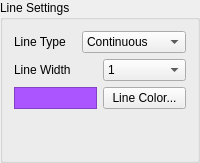
                 <widget class="QGroupBox" name="gbLineSettings">
                  <property name="minimumSize">
                   <size>
                    <width>150</width>
                    <height>0</height>
                   </size>
                  </property>
                  <property name="title">
                   <string>Line Settings</string>
                  </property>
                  <layout class="QGridLayout" name="gridLayout_19">
                   <item row="0" column="0">
                    <layout class="QVBoxLayout" name="verticalLayout_16">
                     <item>
                      <layout class="QVBoxLayout" name="verticalLayout_6">
                       <item>
                        <layout class="QHBoxLayout" name="horizontalLayout_4">
                         <item>
                          <widget class="QLabel" name="lbLineType">
                           <property name="text">
                            <string>Line Type</string>
                           </property>
                           <property name="wordWrap">
                            <bool>false</bool>
                           </property>
                          </widget>
                         </item>
                         <item>
                          <widget class="QComboBox" name="cmbLineType">
                           <item>
                            <property name="text">
                             <string>Continuous</string>
                            </property>
                           </item>
                           <item>
                            <property name="text">
                             <string>Dashed</string>
                            </property>
                           </item>
                           <item>
                            <property name="text">
                             <string>Dotted</string>
                            </property>
                           </item>
                           <item>
                            <property name="text">
                             <string>Dash Dot</string>
                            </property>
                           </item>
                           <item>
                            <property name="text">
                             <string>Dash Dot Dot</string>
                            </property>
                           </item>
                          </widget>
                         </item>
                        </layout>
                       </item>
                       <item>
                        <layout class="QHBoxLayout" name="horizontalLayout_3">
                         <item>
                          <widget class="QLabel" name="lbLineWidth">
                           <property name="text">
                            <string>Line Width</string>
                           </property>
                           <property name="wordWrap">
                            <bool>false</bool>
                           </property>
                          </widget>
                         </item>
                         <item>
                          <widget class="QComboBox" name="cmbLineWidth">
                           <item>
                            <property name="text">
                             <string>1</string>
                            </property>
                           </item>
                           <item>
                            <property name="text">
                             <string>2</string>
                            </property>
                           </item>
                           <item>
                            <property name="text">
                             <string>3</string>
                            </property>
                           </item>
                           <item>
                            <property name="text">
                             <string>4</string>
                            </property>
                           </item>
                           <item>
                            <property name="text">
                             <string>5</string>
                            </property>
                           </item>
                           <item>
                            <property name="text">
                             <string>6</string>
                            </property>
                           </item>
                           <item>
                            <property name="text">
                             <string>7</string>
                            </property>
                           </item>
                           <item>
                            <property name="text">
                             <string>8</string>
                            </property>
                           </item>
                           <item>
                            <property name="text">
                             <string>9</string>
                            </property>
                           </item>
                           <item>
                            <property name="text">
                             <string>10</string>
                            </property>
                           </item>
                           <item>
                            <property name="text">
                             <string>11</string>
                            </property>
                           </item>
                           <item>
                            <property name="text">
                             <string>12</string>
                            </property>
                           </item>
                           <item>
                            <property name="text">
                             <string>13</string>
                            </property>
                           </item>
                           <item>
                            <property name="text">
                             <string>14</string>
                            </property>
                           </item>
                           <item>
                            <property name="text">
                             <string>15</string>
                            </property>
                           </item>
                           <item>
                            <property name="text">
                             <string>16</string>
                            </property>
                           </item>
                           <item>
                            <property name="text">
                             <string>17</string>
                            </property>
                           </item>
                           <item>
                            <property name="text">
                             <string>18</string>
                            </property>
                           </item>
                           <item>
                            <property name="text">
                             <string>19</string>
                            </property>
                           </item>
                           <item>
                            <property name="text">
                             <string>20</string>
                            </property>
                           </item>
                          </widget>
                         </item>
                        </layout>
                       </item>
                       <item>
                        <layout class="QHBoxLayout" name="horizontalLayout_2">
                         <item>
                          <widget class="QFrame" name="fraLineColor">
                           <property name="palette">
                            <palette>
                             <active>
                              <colorrole role="WindowText">
                               <brush brushstyle="SolidPattern">
                                <color alpha="255">
                                 <red>0</red>
                                 <green>0</green>
                                 <blue>0</blue>
                                </color>
                               </brush>
                              </colorrole>
                              <colorrole role="Button">
                               <brush brushstyle="SolidPattern">
                                <color alpha="255">
                                 <red>212</red>
                                 <green>208</green>
                                 <blue>200</blue>
                                </color>
                               </brush>
                              </colorrole>
                              <colorrole role="Light">
                               <brush brushstyle="SolidPattern">
                                <color alpha="255">
                                 <red>255</red>
                                 <green>255</green>
                                 <blue>255</blue>
                                </color>
                               </brush>
                              </colorrole>
                              <colorrole role="Midlight">
                               <brush brushstyle="SolidPattern">
                                <color alpha="255">
                                 <red>233</red>
                                 <green>231</green>
                                 <blue>227</blue>
                                </color>
                               </brush>
                              </colorrole>
                              <colorrole role="Dark">
                               <brush brushstyle="SolidPattern">
                                <color alpha="255">
                                 <red>106</red>
                                 <green>104</green>
                                 <blue>100</blue>
                                </color>
                               </brush>
                              </colorrole>
                              <colorrole role="Mid">
                               <brush brushstyle="SolidPattern">
                                <color alpha="255">
                                 <red>141</red>
                                 <green>138</green>
                                 <blue>133</blue>
                                </color>
                               </brush>
                              </colorrole>
                              <colorrole role="Text">
                               <brush brushstyle="SolidPattern">
                                <color alpha="255">
                                 <red>0</red>
                                 <green>0</green>
                                 <blue>0</blue>
                                </color>
                               </brush>
                              </colorrole>
                              <colorrole role="BrightText">
                               <brush brushstyle="SolidPattern">
                                <color alpha="255">
                                 <red>255</red>
                                 <green>255</green>
                                 <blue>255</blue>
                                </color>
                               </brush>
                              </colorrole>
                              <colorrole role="ButtonText">
                               <brush brushstyle="SolidPattern">
                                <color alpha="255">
                                 <red>0</red>
                                 <green>0</green>
                                 <blue>0</blue>
                                </color>
                               </brush>
                              </colorrole>
                              <colorrole role="Base">
                               <brush brushstyle="SolidPattern">
                                <color alpha="255">
                                 <red>255</red>
                                 <green>255</green>
                                 <blue>255</blue>
                                </color>
                               </brush>
                              </colorrole>
                              <colorrole role="Window">
                               <brush brushstyle="SolidPattern">
                                <color alpha="255">
                                 <red>170</red>
                                 <green>85</green>
                                 <blue>255</blue>
                                </color>
                               </brush>
                              </colorrole>
                              <colorrole role="Shadow">
                               <brush brushstyle="SolidPattern">
                                <color alpha="255">
                                 <red>0</red>
                                 <green>0</green>
                                 <blue>0</blue>
                                </color>
                               </brush>
                              </colorrole>
                              <colorrole role="Highlight">
                               <brush brushstyle="SolidPattern">
                                <color alpha="255">
                                 <red>0</red>
                                 <green>0</green>
                                 <blue>128</blue>
                                </color>
                               </brush>
                              </colorrole>
                              <colorrole role="HighlightedText">
                               <brush brushstyle="SolidPattern">
                                <color alpha="255">
                                 <red>255</red>
                                 <green>255</green>
                                 <blue>255</blue>
                                </color>
                               </brush>
                              </colorrole>
                              <colorrole role="Link">
                               <brush brushstyle="SolidPattern">
                                <color alpha="255">
                                 <red>0</red>
                                 <green>0</green>
                                 <blue>0</blue>
                                </color>
                               </brush>
                              </colorrole>
                              <colorrole role="LinkVisited">
                               <brush brushstyle="SolidPattern">
                                <color alpha="255">
                                 <red>0</red>
                                 <green>0</green>
                                 <blue>0</blue>
                                </color>
                               </brush>
                              </colorrole>
                             </active>
                             <inactive>
                              <colorrole role="WindowText">
                               <brush brushstyle="SolidPattern">
                                <color alpha="255">
                                 <red>0</red>
                                 <green>0</green>
                                 <blue>0</blue>
                                </color>
                               </brush>
                              </colorrole>
                              <colorrole role="Button">
                               <brush brushstyle="SolidPattern">
                                <color alpha="255">
                                 <red>212</red>
                                 <green>208</green>
                                 <blue>200</blue>
                                </color>
                               </brush>
                              </colorrole>
                              <colorrole role="Light">
                               <brush brushstyle="SolidPattern">
                                <color alpha="255">
                                 <red>255</red>
                                 <green>255</green>
                                 <blue>255</blue>
                                </color>
                               </brush>
                              </colorrole>
                              <colorrole role="Midlight">
                               <brush brushstyle="SolidPattern">
                                <color alpha="255">
                                 <red>243</red>
                                 <green>239</green>
                                 <blue>230</blue>
                                </color>
                               </brush>
                              </colorrole>
                              <colorrole role="Dark">
                               <brush brushstyle="SolidPattern">
                                <color alpha="255">
                                 <red>106</red>
                                 <green>104</green>
                                 <blue>100</blue>
                                </color>
                               </brush>
                              </colorrole>
                              <colorrole role="Mid">
                               <brush brushstyle="SolidPattern">
                                <color alpha="255">
                                 <red>141</red>
                                 <green>138</green>
                                 <blue>133</blue>
                                </color>
                               </brush>
                              </colorrole>
                              <colorrole role="Text">
                               <brush brushstyle="SolidPattern">
                                <color alpha="255">
                                 <red>0</red>
                                 <green>0</green>
                                 <blue>0</blue>
                                </color>
                               </brush>
                              </colorrole>
                              <colorrole role="BrightText">
                               <brush brushstyle="SolidPattern">
                                <color alpha="255">
                                 <red>255</red>
                                 <green>255</green>
                                 <blue>255</blue>
                                </color>
                               </brush>
                              </colorrole>
                              <colorrole role="ButtonText">
                               <brush brushstyle="SolidPattern">
                                <color alpha="255">
                                 <red>0</red>
                                 <green>0</green>
                                 <blue>0</blue>
                                </color>
                               </brush>
                              </colorrole>
                              <colorrole role="Base">
                               <brush brushstyle="SolidPattern">
                                <color alpha="255">
                                 <red>255</red>
                                 <green>255</green>
                                 <blue>255</blue>
                                </color>
                               </brush>
                              </colorrole>
                              <colorrole role="Window">
                               <brush brushstyle="SolidPattern">
                                <color alpha="255">
                                 <red>170</red>
                                 <green>85</green>
                                 <blue>255</blue>
                                </color>
                               </brush>
                              </colorrole>
                              <colorrole role="Shadow">
                               <brush brushstyle="SolidPattern">
                                <color alpha="255">
                                 <red>0</red>
                                 <green>0</green>
                                 <blue>0</blue>
                                </color>
                               </brush>
                              </colorrole>
                              <colorrole role="Highlight">
                               <brush brushstyle="SolidPattern">
                                <color alpha="255">
                                 <red>0</red>
                                 <green>0</green>
                                 <blue>128</blue>
                                </color>
                               </brush>
                              </colorrole>
                              <colorrole role="HighlightedText">
                               <brush brushstyle="SolidPattern">
                                <color alpha="255">
                                 <red>255</red>
                                 <green>255</green>
                                 <blue>255</blue>
                                </color>
                               </brush>
                              </colorrole>
                              <colorrole role="Link">
                               <brush brushstyle="SolidPattern">
                                <color alpha="255">
                                 <red>0</red>
                                 <green>0</green>
                                 <blue>255</blue>
                                </color>
                               </brush>
                              </colorrole>
                              <colorrole role="LinkVisited">
                               <brush brushstyle="SolidPattern">
                                <color alpha="255">
                                 <red>255</red>
                                 <green>0</green>
                                 <blue>255</blue>
                                </color>
                               </brush>
                              </colorrole>
                             </inactive>
                             <disabled>
                              <colorrole role="WindowText">
                               <brush brushstyle="SolidPattern">
                                <color alpha="255">
                                 <red>128</red>
                                 <green>128</green>
                                 <blue>128</blue>
                                </color>
                               </brush>
                              </colorrole>
                              <colorrole role="Button">
                               <brush brushstyle="SolidPattern">
                                <color alpha="255">
                                 <red>212</red>
                                 <green>208</green>
                                 <blue>200</blue>
                                </color>
                               </brush>
                              </colorrole>
                              <colorrole role="Light">
                               <brush brushstyle="SolidPattern">
                                <color alpha="255">
                                 <red>255</red>
                                 <green>255</green>
                                 <blue>255</blue>
                                </color>
                               </brush>
                              </colorrole>
                              <colorrole role="Midlight">
                               <brush brushstyle="SolidPattern">
                                <color alpha="255">
                                 <red>243</red>
                                 <green>239</green>
                                 <blue>230</blue>
                                </color>
                               </brush>
                              </colorrole>
                              <colorrole role="Dark">
                               <brush brushstyle="SolidPattern">
                                <color alpha="255">
                                 <red>106</red>
                                 <green>104</green>
                                 <blue>100</blue>
                                </color>
                               </brush>
                              </colorrole>
                              <colorrole role="Mid">
                               <brush brushstyle="SolidPattern">
                                <color alpha="255">
                                 <red>141</red>
                                 <green>138</green>
                                 <blue>133</blue>
                                </color>
                               </brush>
                              </colorrole>
                              <colorrole role="Text">
                               <brush brushstyle="SolidPattern">
                                <color alpha="255">
                                 <red>128</red>
                                 <green>128</green>
                                 <blue>128</blue>
                                </color>
                               </brush>
                              </colorrole>
                              <colorrole role="BrightText">
                               <brush brushstyle="SolidPattern">
                                <color alpha="255">
                                 <red>255</red>
                                 <green>255</green>
                                 <blue>255</blue>
                                </color>
                               </brush>
                              </colorrole>
                              <colorrole role="ButtonText">
                               <brush brushstyle="SolidPattern">
                                <color alpha="255">
                                 <red>128</red>
                                 <green>128</green>
                                 <blue>128</blue>
                                </color>
                               </brush>
                              </colorrole>
                              <colorrole role="Base">
                               <brush brushstyle="SolidPattern">
                                <color alpha="255">
                                 <red>255</red>
                                 <green>255</green>
                                 <blue>255</blue>
                                </color>
                               </brush>
                              </colorrole>
                              <colorrole role="Window">
                               <brush brushstyle="SolidPattern">
                                <color alpha="255">
                                 <red>170</red>
                                 <green>85</green>
                                 <blue>255</blue>
                                </color>
                               </brush>
                              </colorrole>
                              <colorrole role="Shadow">
                               <brush brushstyle="SolidPattern">
                                <color alpha="255">
                                 <red>0</red>
                                 <green>0</green>
                                 <blue>0</blue>
                                </color>
                               </brush>
                              </colorrole>
                              <colorrole role="Highlight">
                               <brush brushstyle="SolidPattern">
                                <color alpha="255">
                                 <red>0</red>
                                 <green>0</green>
                                 <blue>128</blue>
                                </color>
                               </brush>
                              </colorrole>
                              <colorrole role="HighlightedText">
                               <brush brushstyle="SolidPattern">
                                <color alpha="255">
                                 <red>255</red>
                                 <green>255</green>
                                 <blue>255</blue>
                                </color>
                               </brush>
                              </colorrole>
                              <colorrole role="Link">
                               <brush brushstyle="SolidPattern">
                                <color alpha="255">
                                 <red>0</red>
                                 <green>0</green>
                                 <blue>255</blue>
                                </color>
                               </brush>
                              </colorrole>
                              <colorrole role="LinkVisited">
                               <brush brushstyle="SolidPattern">
                                <color alpha="255">
                                 <red>255</red>
                                 <green>0</green>
                                 <blue>255</blue>
                                </color>
                               </brush>
                              </colorrole>
                             </disabled>
                            </palette>
                           </property>
                           <property name="autoFillBackground">
                            <bool>true</bool>
                           </property>
                           <property name="frameShape">
                            <enum>QFrame::StyledPanel</enum>
                           </property>
                           <property name="frameShadow">
                            <enum>QFrame::Raised</enum>
                           </property>
                          </widget>
                         </item>
                         <item>
                          <widget class="QPushButton" name="pbLineColor">
                           <property name="text">
                            <string>Line Color...</string>
                           </property>
                          </widget>
                         </item>
                        </layout>
                       </item>
                      </layout>
                     </item>
                     <item>
                      <spacer name="verticalSpacer_6">
                       <property name="orientation">
                        <enum>Qt::Vertical</enum>
                       </property>
                       <property name="sizeHint" stdset="0">
                        <size>
                         <width>20</width>
                         <height>40</height>
                        </size>
                       </property>
                      </spacer>
                     </item>
                    </layout>
                   </item>
                  </layout>
                 </widget>
